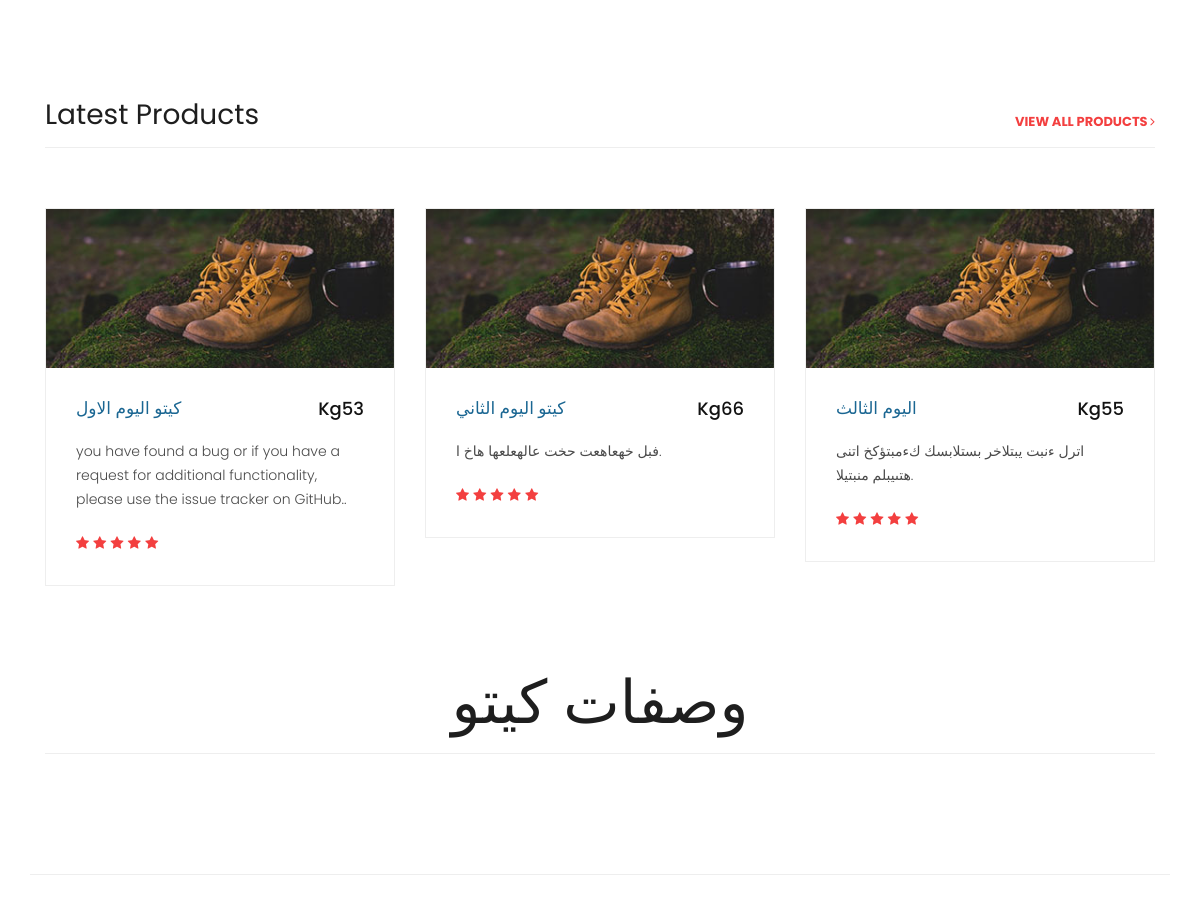
Before: / (middle part) with the older database file.
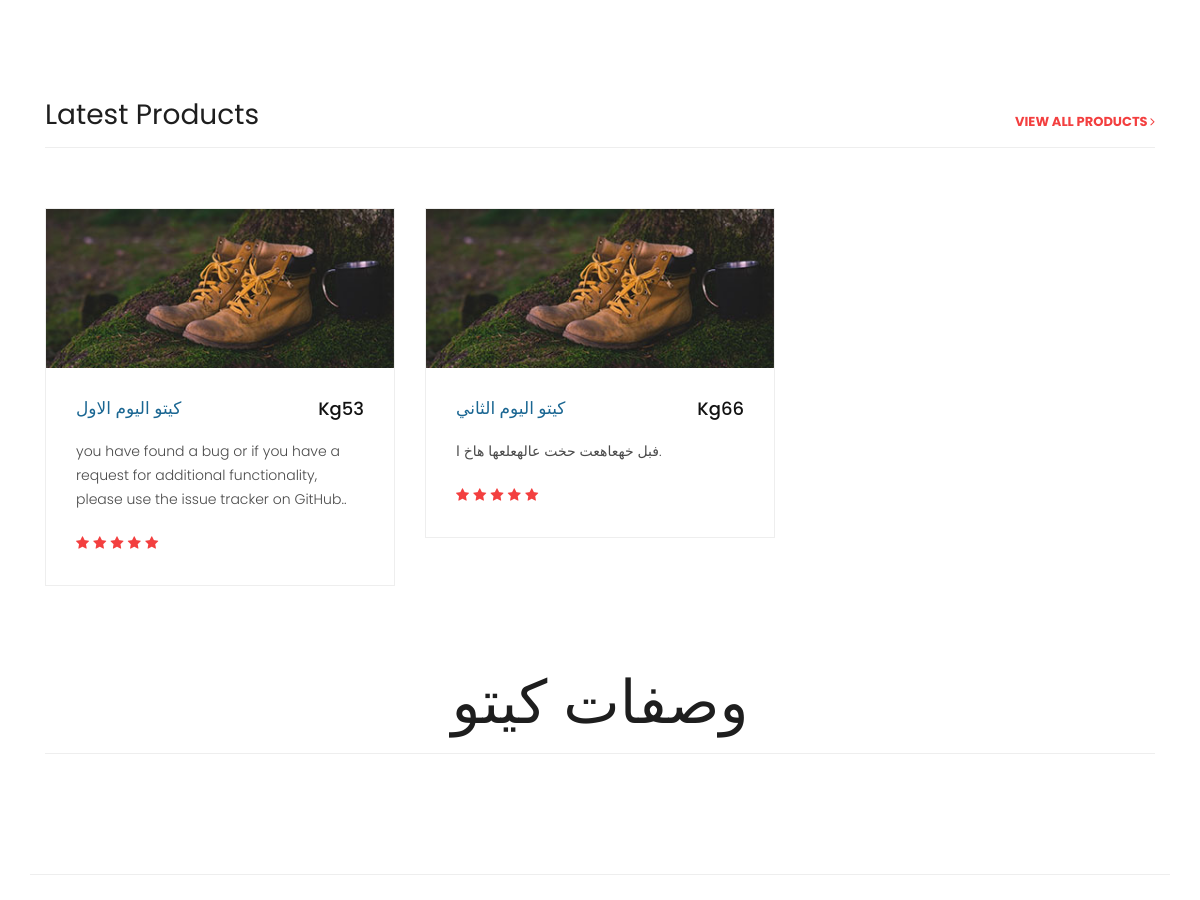
After: the same page with the newer database file.
### kito/models.py (models this page shows, shortened)
class Kito(models.Model):
    owner  = models.ForeignKey(User, related_name='owner', on_delete=models.CASCADE,blank=True,null=True  )
    title       = models.CharField(max_length=100)
    created_at  = models.DateTimeField(auto_now=True)
    post_slug   = models.SlugField(blank=True, null=True)
    update_at   = models.DateTimeField(auto_now_add=True)
    image       = models.ImageField(upload_to='kito/')
    content     = models.TextField(max_length=1000)
    Kg          = models.IntegerField(default=1)
    day         = models.IntegerField(default=1)

### kito/views.py (the view)
# urls.py: path('',views.kito_list,name='kito_list'),
def kito_list(request):
    kito_post = Kito.objects.all()
    eat_cook = SameEat.objects.all()
    header = Header.objects.all()
    return render(request, 'kito_list.html',{'kito_post':kito_post,'eat_cook':eat_cook,'header':header})

### kito/templates/kito_list.html (shortened to what this page needs)
{% extends 'base.html' %}
{% load static %}
{% load bootstrap4 %}
{% block content %}
<div class="latest-products">
      <div class="container">
        <div class="row">
          <div class="col-md-12">
            <div class="section-heading">
              <h2>Latest Products</h2>
              <a href="products.html">view all products <i class="fa fa-angle-right"></i></a>
            </div>
          </div>
          {% for post in kito_post %}
          <div class="col-md-4">
            <div class="product-item">
              <a href="#"><img src="{% static 'assets/images/product_01.jpg' %}" alt=""></a>
              <div class="down-content">
                <a href="{% url 'kito:add_daykito' %}"><h4>{{post.title}}</h4></a>
                <h6>Kg{{post.Kg}}</h6>
                <p>{{post.content}}.</p>
                <ul class="stars">
                  <li><i class="fa fa-star"></i></li>
                  <li><i class="fa fa-star"></i></li>
                  <li><i class="fa fa-star"></i></li>
                  <li><i class="fa fa-star"></i></li>
                  <li><i class="fa fa-star"></i></li>
                </ul>
              </div>
            </div>
          </div>
            {% endfor %}
        </div>
      </div>
    <div class="best-features">
      <div class="container">
        <div class="row">
          <div class="col-md-12">
            <div class="section-heading text-center" >
              <h2 style="font-size:60px;">وصفات كيتو</h2>
            </div>
          </div>
        </div>
      </div>
    </div>
        <div class="banner header-text">
    </div>
{% endblock %}

### templates/base.html (shortened to what this page needs)
{% load static %}
<!DOCTYPE html>
<html lang="zxx">
<head>
    <link href="{% static 'vendor/bootstrap/css/bootstrap.min.css' %}" rel="stylesheet">
    <link rel="stylesheet" href="{% static 'assets/css/fontawesome.css' %}">
    <link rel="stylesheet" href="{% static 'assets/css/templatemo-sixteen.css' %}">
    <link rel="stylesheet" href="{% static 'assets/css/owl.css' %}">
    <link href="{% static 'css/main.css' %}" rel="stylesheet">
</head>
<body>
 {% block content %}
{% endblock %}
</body>
</html>

### static/assets/css/templatemo-sixteen.css (style rules this page uses)
body { font-family: 'Poppins', sans-serif; overflow-x: hidden; text-rendering: optimizeLegibility; -webkit-font-smoothing: antialiased; -moz-osx-font-smoothing: grayscale; }
p { margin-bottom: 0px; font-size: 14px; font-weight: 300; color: #4a4a4a; line-height: 24px; }
a { text-decoration: none!important; }
ul { padding: 0; margin: 0; list-style: none; }
h1,h2,h3,h4,h5,h6 { margin: 0px; }
.section-heading { text-align: left; margin-bottom: 60px; border-bottom: 1px solid #eee; }
.section-heading h2 { font-size: 28px; font-weight: 400; color: #1e1e1e; margin-bottom: 15px; }
.banner { position: relative; text-align: center; padding-top: 80px; }
.latest-products { margin-top: 100px; }
.latest-products .section-heading a { float: right; margin-top: -35px; text-transform: uppercase; font-size: 13px; font-weight: 700; color: #f33f3f; }
.product-item { border: 1px solid #eee; margin-bottom: 30px; }
.product-item .down-content { padding: 30px; position: relative; }
.product-item img { width: 100%; overflow: hidden; }
.product-item .down-content h4 { font-size: 17px; color: #1a6692; margin-bottom: 20px; }
.product-item .down-content h6 { position: absolute; top: 30px; right: 30px; font-size: 18px; color: #121212; }
.product-item .down-content p { margin-bottom: 20px; }
.product-item .down-content ul li { display: inline-block; }
.product-item .down-content ul li i { color: #f33f3f; font-size: 14px; }
.best-features { margin-top: 50px; }
.best-features .container .row { border-bottom: 1px solid #eee; padding-bottom: 60px; }

Changed rows visible on the page:
removed Kito: title "اليوم الثالث", Kg "55", content "اترل ءنبت يبتلاخر بستلابسك كءمبتؤكخ اتنى هتىيبلم منبتيلا"
